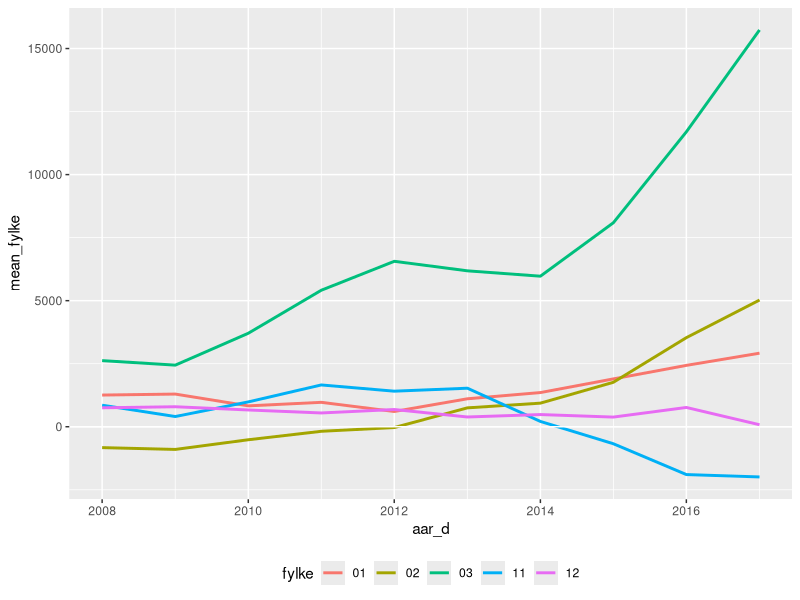

Reproduce this figure in R.
## ---- chunk 1
suppressPackageStartupMessages({
library(tidyverse)
library(lubridate)
library(modelr)
library(broom)
library(lmtest)
library(sandwich)
library(viridis)
})
## ---- chunk 2
pm2 <- read_csv("data/pm2.csv", show_col_types = FALSE)
## ---- chunk 3
pm2 <- pm2 %>% 
  mutate(
    fnr = str_sub(knr, 1,2),
    aar_f = str_sub(aar)
  )
## ---- chunk 4
head(pm2)
## ---- chunk 5
pm2 %>% 
  mutate(
    fnr = parse_factor(fnr, levels = fnr),
    aar_f = parse_factor(aar_f, levels = aar_f)
  )
## ---- chunk 6
pm2 <- pm2 %>% 
  mutate(
    Trade_pc_100K = Trade_p/100000
  ) 
## ---- chunk 7
head(pm2, n = 4) %>% 
  select(knr, fnr, aar_f, Trade_pc_100K)
## ---- chunk 8
mod1 <- 'pm2 ~ aar_f + Total_ya_p + inc_k1 + inc_k5 + uni_k_mf + uni_l_mf + Trade_pc_100K'
## ---- chunk 9
lm1 <- lm(mod1, data = pm2, subset = complete.cases(pm2))
## ---- chunk 10
summary(lm1)
## ---- chunk 11
pm2 %>% 
  add_residuals(lm1)
head(pm2, n = 4)
## ---- chunk 12
bptest(lm1)
## ---- chunk 13
coeftest(lm1)
## ---- chunk 14
vcovHC(lm1)
## ---- chunk 15
pm2 <- pm2 %>% 
  add_residuals(lm1)
## ---- chunk 16
pm2 <- pm2 %>%
  mutate(aar_d = make_date(aar))
## ---- chunk 17
pm2 <- pm2 %>%
  mutate(fylke = substr(knr, start = 1, stop = 2)) 
## ---- chunk 18
pm2 <- pm2 %>% 
  filter(fylke %in% c("01", "02", "03", "11", "12"))
## ---- chunk 19
pm2 %>% 
  unnest(c(fylke)) %>% 
  group_by(fylke, aar_d) %>% 
  summarise(mean_fylke = mean(resid)) %>% 
  ggplot(mapping = aes(x= aar_d, y= mean_fylke, colour = fylke)) +
  geom_line(lwd=1) +
  geom_hline(yintercept = 0, colour = "white") +
  theme(legend.position = "bottom")
## ---- chunk 20
mod2 <- 'pm2 ~ aar_f*fnr + Total_ya_p + inc_k1 + inc_k5 + uni_k_mf + uni_l_mf + Trade_pc_100K'
## ---- chunk 21
lm2 <- lm(mod2, data = pm2)
## ---- chunk 22
summary(lm2)
## ---- chunk 23
pm2 <- pm2 %>%
  mutate(res_m2 = resid(lm2))
